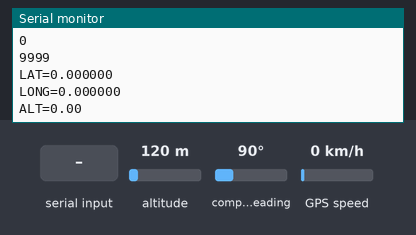
A sketch run on a simulated Arduino Mega 2560, built with avr-gcc and run on an emulated ATmega2560. Parts: the last lines printed to the serial monitor. Inputs (shaded band) come from the test bench; at power-on: altitude 120 m, GPS speed 0 km/h, compass heading 90°. The GPS gets a fix after 3 s at 37.7749, -122.4194 with 8 satellites.

Above: at 1.2 s.
1.3 s: altitude set to 20 m
2.8 s: GPS speed set to 60 km/h
At 3.7 s:
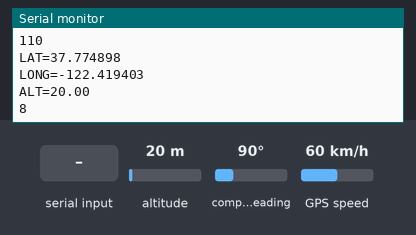
6.6 s: "1" received over the second serial link
8.1 s: altitude set to 250 m
At 8.6 s:
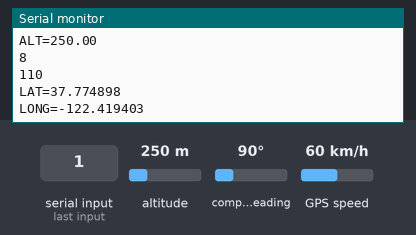
Timing chart, 0 to 11.1 s (numbered marks = the images above; inputs shaded):
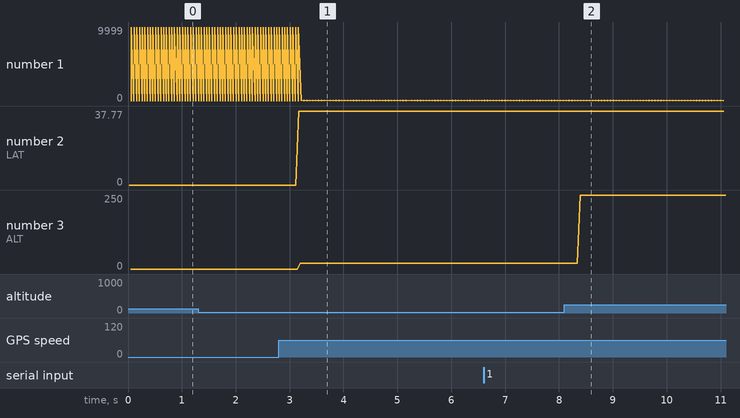

Measured:
- after the input at 8.1 s, the serial monitor: prints a new line after 0.29 s (image 2)
- plotted number 2: 37.77 → 37 after the input at 8.1 s
- plotted number 3: 20 → 250 after the input at 8.1 s

The sketch:

sfboat3.ino
```cpp
#include <SoftwareSerial.h>

#include <TinyGPS++.h>
TinyGPSPlus gps;

//SoftwareSerial ss(4, 3);
// only certain pins can rx
SoftwareSerial ss(10, 30);

void setup() {
  Serial.begin(9600);
  ss.begin(9600);
  Serial.println("start");
}

void loop() {
  while (ss.available() > 0) {
    gps.encode(ss.read());
    // get the byte data from the GPS
   // Serial.println("loop");
    //byte gpsData = ss.read();
    //Serial.write(gpsData);
    //Serial.println("loopend");
  }
  Serial.print("LAT=");  Serial.println(gps.location.lat(), 6);
  Serial.print("LONG="); Serial.println(gps.location.lng(), 6);
  Serial.print("ALT=");  Serial.println(gps.altitude.meters());
  Serial.println(gps.satellites.value());
  Serial.println(gps.hdop.value());
}
```
